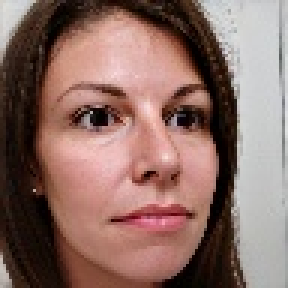
#> input picture Módulo 4/affectnet-yolo/test/images/image0001225.jpg, 96 x 96 px, found by its file name (shown 3 times larger); its folder holds only this picture in this run
$ python affectnet_setup.py
#> lines starting #> are read from the running program, lines starting #| are printed output that depends on the picture
#> the answer given: ../affectnet-yolo/test/images/image0001225.jpg
import os
import shutil
import cv2
import numpy as np
from PIL import Image
import matplotlib.pyplot as plt
from tqdm import tqdm
import random

# Configuración de AffectNet
EMOTIONS = ['neutral', 'happy', 'sad', 'surprise', 'fear', 'disgust', 'anger', 'contempt']

def verify_dataset_structure(root_dir):
    """
    Verifica la estructura del dataset AffectNet en formato YOLO
    """
    print("Verificando estructura del dataset...")
    print(f"Directorio raíz: {root_dir}")

    required_structure = {
        'train': ['images', 'labels'],
        'val': ['images', 'labels'],
        'test': ['images', 'labels']  # Opcional
    }

    dataset_stats = {
        'train': {'images': 0, 'labels': 0, 'class_dist': {}},
        'val': {'images': 0, 'labels': 0, 'class_dist': {}},
        'test': {'images': 0, 'labels': 0, 'class_dist': {}}
    }

    for subset, folders in required_structure.items():
        subset_path = os.path.join(root_dir, subset)

        if not os.path.exists(subset_path):
            print(f"⚠️  Advertencia: No se encontró el directorio '{subset}'")
            continue

        print(f"\n📁 Verificando {subset}:")

        for folder in folders:
            folder_path = os.path.join(subset_path, folder)

            if not os.path.exists(folder_path):
                print(f"  ❌ Falta directorio: {folder}")
                continue

            files = os.listdir(folder_path)

            if folder == 'images':
                image_files = [f for f in files if f.endswith(('.jpg', '.jpeg', '.png'))]
                dataset_stats[subset]['images'] = len(image_files)
                print(f"  ✓ {folder}: {len(image_files)} archivos")

            elif folder == 'labels':
                label_files = [f for f in files if f.endswith('.txt')]
                dataset_stats[subset]['labels'] = len(label_files)
                print(f"  ✓ {folder}: {len(label_files)} archivos")

                # Analizar distribución de clases
                class_counts = {i: 0 for i in range(len(EMOTIONS))}

                for label_file in tqdm(label_files[:1000], desc=f"  Analizando etiquetas {subset}"):
                    label_path = os.path.join(folder_path, label_file)
                    try:
                        with open(label_path, 'r') as f:
                            line = f.readline().strip()
                            if line:
                                class_id = int(line.split()[0])
                                if 0 <= class_id < len(EMOTIONS):
                                    class_counts[class_id] += 1
                    except:
                        pass

                dataset_stats[subset]['class_dist'] = class_counts

    return dataset_stats

def visualize_dataset_stats(dataset_stats):
    """
    Visualiza estadísticas del dataset
    """
    fig, axes = plt.subplots(2, 2, figsize=(15, 10))
    fig.suptitle('Estadísticas del Dataset AffectNet', fontsize=16)

    # Gráfico de barras para cantidad de imágenes por subset
    ax1 = axes[0, 0]
    subsets = list(dataset_stats.keys())
    image_counts = [dataset_stats[s]['images'] for s in subsets]
    bars1 = ax1.bar(subsets, image_counts, color=['blue', 'green', 'red'])
    ax1.set_title('Número de Imágenes por Subset')
    ax1.set_ylabel('Cantidad')

    # Añadir etiquetas a las barras
    for bar, count in zip(bars1, image_counts):
        height = bar.get_height()
        ax1.text(bar.get_x() + bar.get_width()/2., height,
                f'{count:,}', ha='center', va='bottom')

    # Distribución de clases en train
    ax2 = axes[0, 1]
    train_dist = dataset_stats['train']['class_dist']
    if train_dist:
        emotions = [EMOTIONS[i] for i in range(len(EMOTIONS))]
        counts = [train_dist.get(i, 0) for i in range(len(EMOTIONS))]
        bars2 = ax2.bar(emotions, counts, color='skyblue')
        ax2.set_title('Distribución de Emociones (Train)')
        ax2.set_ylabel('Cantidad')
        ax2.set_xticklabels(emotions, rotation=45, ha='right')

        # Porcentajes
        total = sum(counts)
        for bar, count in zip(bars2, counts):
            if total > 0:
                percentage = (count / total) * 100
                height = bar.get_height()
                ax2.text(bar.get_x() + bar.get_width()/2., height,
                        f'{percentage:.1f}%', ha='center', va='bottom', fontsize=8)

    # Comparación train vs val
    ax3 = axes[1, 0]
    if dataset_stats['train']['images'] > 0 and dataset_stats['val']['images'] > 0:
        sizes = [dataset_stats['train']['images'], dataset_stats['val']['images']]
        labels = ['Train', 'Validation']
        ax3.pie(sizes, labels=labels, autopct='%1.1f%%', startangle=90)
        ax3.set_title('Proporción Train vs Validation')

    # Tabla de resumen
    ax4 = axes[1, 1]
    ax4.axis('tight')
    ax4.axis('off')

    table_data = []
    for subset in ['train', 'val', 'test']:
        if dataset_stats[subset]['images'] > 0:
            table_data.append([
                subset.capitalize(),
                f"{dataset_stats[subset]['images']:,}",
                f"{dataset_stats[subset]['labels']:,}",
                'Sí' if dataset_stats[subset]['images'] == dataset_stats[subset]['labels'] else 'No'
            ])

    table = ax4.table(cellText=table_data,
                      colLabels=['Subset', 'Imágenes', 'Etiquetas', 'Completo'],
                      cellLoc='center',
                      loc='center')
    table.auto_set_font_size(False)
    table.set_fontsize(10)
    table.scale(1, 1.5)
    ax4.set_title('Resumen del Dataset')

    plt.tight_layout()
    plt.savefig('affectnet_dataset_stats.png', dpi=300, bbox_inches='tight')
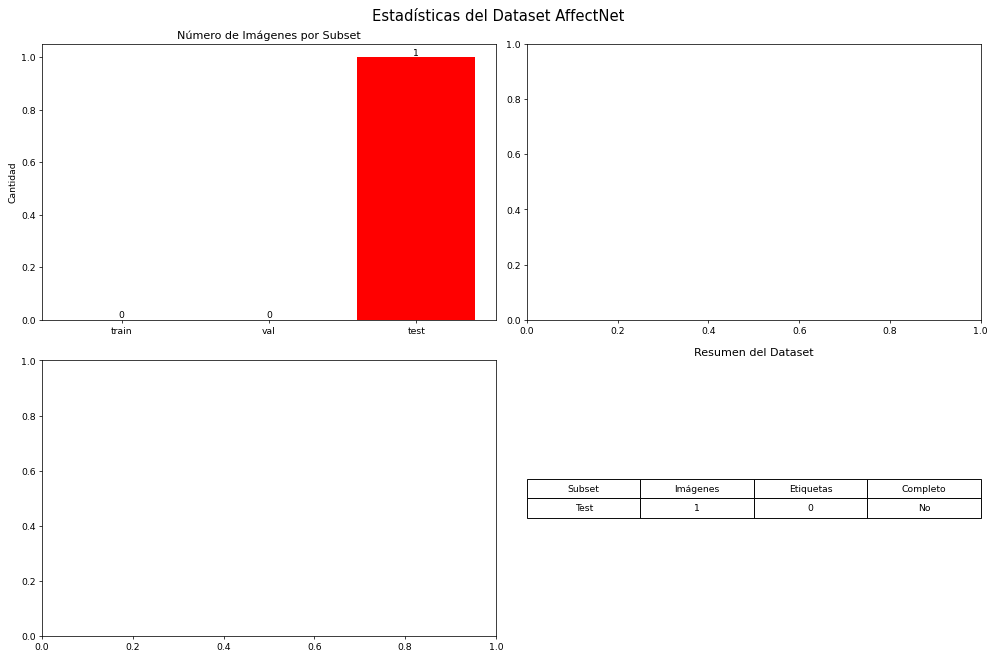
#> figure drawn by matplotlib, 1 panel; tallest bar 1 high, from x = 1.6 to 2.4
    plt.show()

def visualize_sample_images(root_dir, num_samples=16):
    """
    Visualiza imágenes de muestra del dataset con sus etiquetas
    """
#> called with num_samples = 16
    train_images_dir = os.path.join(root_dir, 'train', 'images')
    train_labels_dir = os.path.join(root_dir, 'train', 'labels')

    if not os.path.exists(train_images_dir):
        print("No se encontró el directorio de imágenes de entrenamiento")
        return

    # Obtener lista de imágenes
    image_files = [f for f in os.listdir(train_images_dir) if f.endswith(('.jpg', '.jpeg', '.png'))]

    if len(image_files) == 0:
        print("No se encontraron imágenes")
        return

    # Seleccionar muestras aleatorias
    sample_files = random.sample(image_files, min(num_samples, len(image_files)))

    # Crear grid de visualización
    grid_size = int(np.sqrt(num_samples))
    fig, axes = plt.subplots(grid_size, grid_size, figsize=(12, 12))
    fig.suptitle('Muestras del Dataset AffectNet', fontsize=16)

    if grid_size == 1:
        axes = [axes]
    else:
        axes = axes.flatten()

    for idx, (ax, img_file) in enumerate(zip(axes, sample_files)):
        # Cargar imagen
        img_path = os.path.join(train_images_dir, img_file)
        img = cv2.imread(img_path)
#> img is the input picture: shape (96, 96, 3); mean B, G, R 101.4, 109, 139.7
        img = cv2.cvtColor(img, cv2.COLOR_BGR2RGB)

        # Cargar etiqueta
        label_file = os.path.splitext(img_file)[0] + '.txt'
        label_path = os.path.join(train_labels_dir, label_file)

        emotion = "Unknown"
        if os.path.exists(label_path):
            try:
                with open(label_path, 'r') as f:
                    line = f.readline().strip()
                    if line:
                        class_id = int(line.split()[0])
                        if 0 <= class_id < len(EMOTIONS):
                            emotion = EMOTIONS[class_id]
            except:
                pass

        # Mostrar imagen
        ax.imshow(img)
        ax.set_title(f'{emotion}', fontsize=10)
        ax.axis('off')

    # Ocultar ejes sobrantes
    for idx in range(len(sample_files), len(axes)):
        axes[idx].axis('off')

    plt.tight_layout()
    plt.savefig('affectnet_samples.png', dpi=300, bbox_inches='tight')
    plt.show()

def check_image_quality(root_dir, subset='train', num_samples=100):
    """
    Verifica la calidad de las imágenes (tamaño, formato, etc.)
    """
#> called with subset = 'train', num_samples = 100
    images_dir = os.path.join(root_dir, subset, 'images')

    if not os.path.exists(images_dir):
        print(f"No se encontró el directorio: {images_dir}")
        return

    image_files = [f for f in os.listdir(images_dir) if f.endswith(('.jpg', '.jpeg', '.png'))]
    sample_files = random.sample(image_files, min(num_samples, len(image_files)))

    sizes = []
    formats = []
    corrupted = 0

    print(f"\nAnalizando calidad de {len(sample_files)} imágenes...")

    for img_file in tqdm(sample_files, desc="Verificando imágenes"):
        img_path = os.path.join(images_dir, img_file)

        try:
            # Abrir con PIL para verificar
            img = Image.open(img_path)
            sizes.append(img.size)
            formats.append(img.format)
            img.verify()  # Verificar integridad
        except:
            corrupted += 1

    # Estadísticas
    print(f"\n📊 Estadísticas de calidad:")
    print(f"  - Imágenes corruptas: {corrupted}/{len(sample_files)}")

    if sizes:
        sizes_array = np.array(sizes)
#> sizes_array = [[96, 96]]
        print(f"  - Tamaño promedio: {np.mean(sizes_array[:, 0]):.0f}x{np.mean(sizes_array[:, 1]):.0f}")
#|   - Tamaño promedio: 96x96
        print(f"  - Tamaño mínimo: {np.min(sizes_array[:, 0])}x{np.min(sizes_array[:, 1])}")
#|   - Tamaño mínimo: 96x96
        print(f"  - Tamaño máximo: {np.max(sizes_array[:, 0])}x{np.max(sizes_array[:, 1])}")
#|   - Tamaño máximo: 96x96

    if formats:
        unique_formats = list(set(formats))
#> unique_formats = ['JPEG']
        print(f"  - Formatos encontrados: {', '.join(unique_formats)}")
#|   - Formatos encontrados: JPEG

# [45 lines left out: function prepare_dataset_from_kaggle, not called in this run]
                # Copiar imágenes y etiquetas
                # ... (código de copia)

def create_emotion_distribution_plot(root_dir):
    """
    Crea un gráfico detallado de la distribución de emociones
    """
    fig, (ax1, ax2) = plt.subplots(1, 2, figsize=(15, 6))

    colors = plt.cm.Set3(np.linspace(0, 1, len(EMOTIONS)))

    # Recopilar datos de todos los subsets
    all_stats = {}
    for subset in ['train', 'val', 'test']:
        labels_dir = os.path.join(root_dir, subset, 'labels')
        if not os.path.exists(labels_dir):
            continue

        class_counts = {i: 0 for i in range(len(EMOTIONS))}
        label_files = [f for f in os.listdir(labels_dir) if f.endswith('.txt')]

        for label_file in tqdm(label_files, desc=f"Analizando {subset}"):
            label_path = os.path.join(labels_dir, label_file)
            try:
                with open(label_path, 'r') as f:
                    line = f.readline().strip()
                    if line:
                        class_id = int(line.split()[0])
                        if 0 <= class_id < len(EMOTIONS):
                            class_counts[class_id] += 1
            except:
                pass

        all_stats[subset] = class_counts

    # Gráfico 1: Distribución por subset
    x = np.arange(len(EMOTIONS))
    width = 0.25

    for i, (subset, counts) in enumerate(all_stats.items()):
        values = [counts[j] for j in range(len(EMOTIONS))]
        ax1.bar(x + i*width, values, width, label=subset.capitalize(), alpha=0.8)

    ax1.set_xlabel('Emociones')
    ax1.set_ylabel('Cantidad de imágenes')
    ax1.set_title('Distribución de Emociones por Subset')
    ax1.set_xticks(x + width)
    ax1.set_xticklabels(EMOTIONS, rotation=45, ha='right')
    ax1.legend()
    ax1.grid(True, alpha=0.3)

    # Gráfico 2: Distribución total (pie chart)
    if 'train' in all_stats:
        total_counts = [all_stats['train'][i] for i in range(len(EMOTIONS))]
        ax2.pie(total_counts, labels=EMOTIONS, autopct='%1.1f%%', colors=colors)
        ax2.set_title('Distribución Total de Emociones (Train)')

    plt.tight_layout()
    plt.savefig('affectnet_emotion_distribution.png', dpi=300, bbox_inches='tight')
    plt.show()

def main():
    """
    Función principal para verificar y preparar el dataset
    """
    # Configurar rutas
    kaggle_dataset_path = input("Ingresa la ruta al dataset de Kaggle descargado: ").strip()
    if not kaggle_dataset_path:
        kaggle_dataset_path = "../affectnet-yolo"

    print(f"\n🔍 Verificando dataset en: {kaggle_dataset_path}")

    # Verificar estructura
    stats = verify_dataset_structure(kaggle_dataset_path)

    # Visualizar estadísticas
    print("\n📊 Generando visualizaciones...")
    visualize_dataset_stats(stats)

    # Mostrar muestras
    print("\n🖼️ Mostrando imágenes de muestra...")
    visualize_sample_images(kaggle_dataset_path)

    # Verificar calidad
    print("\n🔍 Verificando calidad de imágenes...")
    check_image_quality(kaggle_dataset_path)

    # Crear gráfico de distribución
    print("\n📈 Creando gráfico de distribución de emociones...")
    create_emotion_distribution_plot(kaggle_dataset_path)

    print("\n✅ Verificación completada!")
    print("\nPara entrenar el modelo, ejecuta:")
    print("python emotion_classifier.py")

    # Crear archivo de configuración
    config_content = f"""# Configuración del Dataset AffectNet
DATASET_PATH = '{kaggle_dataset_path}'
EMOTIONS = {EMOTIONS}
NUM_CLASSES = {len(EMOTIONS)}

# Estadísticas del dataset
TRAIN_SAMPLES = {stats['train']['images']}
VAL_SAMPLES = {stats['val']['images']}
TEST_SAMPLES = {stats['test']['images']}
"""

    with open('affectnet_config.py', 'w') as f:
        f.write(config_content)

    print("\n📝 Archivo de configuración creado: affectnet_config.py")

if __name__ == "__main__":
    main()
